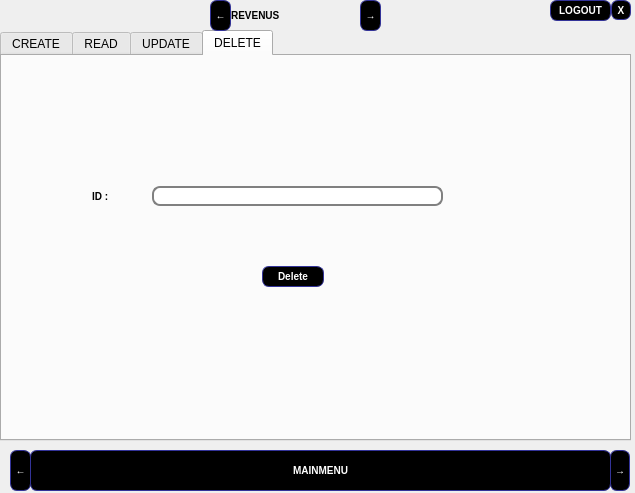
<?xml version="1.0" encoding="UTF-8"?>
<ui version="4.0">
 <class>dialogrevenus</class>
 <widget class="QDialog" name="dialogrevenus">
  <property name="geometry">
   <rect>
    <x>0</x>
    <y>0</y>
    <width>635</width>
    <height>493</height>
   </rect>
  </property>
  <property name="windowTitle">
   <string>Dialog</string>
  </property>
  <property name="styleSheet">
   <string notr="true">QLabel {
font-weight: bold;
font-size: 10px;
}
QLineEdit {
padding: 1px;
border-style: solid;
border: 2px solid gray;
border-radius: 8px;
}


QPushButton {
color: white;
font-weight: bold;
background-color: black;
border-width: 1px;
border-color: #339;
border-style: solid;
border-radius: 7;
padding: 3px;
font-size: 10px;
padding-left: 5px;
padding-right: 5px;

}
QPushButton:hover { background-color: white;
color:black;
text-decoration: underline; }</string>
  </property>
  <widget class="QTabWidget" name="tabWidget">
   <property name="geometry">
    <rect>
     <x>0</x>
     <y>30</y>
     <width>631</width>
     <height>411</height>
    </rect>
   </property>
   <property name="currentIndex">
    <number>3</number>
   </property>
   <widget class="QWidget" name="create">
    <attribute name="title">
     <string>CREATE</string>
    </attribute>
    <widget class="QPushButton" name="ajouter">
     <property name="geometry">
      <rect>
       <x>260</x>
       <y>270</y>
       <width>141</width>
       <height>16</height>
      </rect>
     </property>
     <property name="cursor">
      <cursorShape>PointingHandCursor</cursorShape>
     </property>
     <property name="styleSheet">
      <string notr="true">border-image: url(:/image/image/Capture53.png);</string>
     </property>
     <property name="text">
      <string>Add</string>
     </property>
    </widget>
    <widget class="QLineEdit" name="id_client">
     <property name="geometry">
      <rect>
       <x>190</x>
       <y>40</y>
       <width>321</width>
       <height>20</height>
      </rect>
     </property>
     <property name="styleSheet">
      <string notr="true">border-image: url(:/image/image/Capture5.png);</string>
     </property>
    </widget>
    <widget class="QLineEdit" name="nom_client">
     <property name="geometry">
      <rect>
       <x>190</x>
       <y>80</y>
       <width>321</width>
       <height>20</height>
      </rect>
     </property>
     <property name="styleSheet">
      <string notr="true">border-image: url(:/image/image/Capture5.png);</string>
     </property>
    </widget>
    <widget class="QLineEdit" name="numero_transation">
     <property name="geometry">
      <rect>
       <x>190</x>
       <y>120</y>
       <width>321</width>
       <height>20</height>
      </rect>
     </property>
     <property name="styleSheet">
      <string notr="true">border-image: url(:/image/image/Capture5.png);</string>
     </property>
    </widget>
    <widget class="QLineEdit" name="type_2">
     <property name="geometry">
      <rect>
       <x>190</x>
       <y>160</y>
       <width>321</width>
       <height>20</height>
      </rect>
     </property>
     <property name="styleSheet">
      <string notr="true">border-image: url(:/image/image/Capture5.png);</string>
     </property>
    </widget>
    <widget class="QLineEdit" name="montant_2">
     <property name="geometry">
      <rect>
       <x>190</x>
       <y>200</y>
       <width>321</width>
       <height>20</height>
      </rect>
     </property>
     <property name="styleSheet">
      <string notr="true">border-image: url(:/image/image/Capture5.png);</string>
     </property>
    </widget>
    <widget class="QLabel" name="label_8">
     <property name="geometry">
      <rect>
       <x>120</x>
       <y>40</y>
       <width>47</width>
       <height>13</height>
      </rect>
     </property>
     <property name="text">
      <string>ID Client</string>
     </property>
    </widget>
    <widget class="QLabel" name="label_9">
     <property name="geometry">
      <rect>
       <x>120</x>
       <y>80</y>
       <width>61</width>
       <height>16</height>
      </rect>
     </property>
     <property name="text">
      <string>Nom Client</string>
     </property>
    </widget>
    <widget class="QLabel" name="label_10">
     <property name="geometry">
      <rect>
       <x>70</x>
       <y>120</y>
       <width>121</width>
       <height>20</height>
      </rect>
     </property>
     <property name="text">
      <string>Numero de transation</string>
     </property>
    </widget>
    <widget class="QLabel" name="label_11">
     <property name="geometry">
      <rect>
       <x>120</x>
       <y>160</y>
       <width>47</width>
       <height>13</height>
      </rect>
     </property>
     <property name="text">
      <string>Type</string>
     </property>
    </widget>
    <widget class="QLabel" name="label_12">
     <property name="geometry">
      <rect>
       <x>120</x>
       <y>200</y>
       <width>47</width>
       <height>13</height>
      </rect>
     </property>
     <property name="text">
      <string>Montant</string>
     </property>
    </widget>
   </widget>
   <widget class="QWidget" name="read">
    <attribute name="title">
     <string>READ</string>
    </attribute>
    <widget class="QTableView" name="tabrev">
     <property name="geometry">
      <rect>
       <x>10</x>
       <y>40</y>
       <width>611</width>
       <height>251</height>
      </rect>
     </property>
     <property name="styleSheet">
      <string notr="true">border-image: url(:/image/image/Capture54.png);</string>
     </property>
    </widget>
    <widget class="QLineEdit" name="search">
     <property name="geometry">
      <rect>
       <x>490</x>
       <y>10</y>
       <width>113</width>
       <height>20</height>
      </rect>
     </property>
     <property name="styleSheet">
      <string notr="true">border-image: url(:/image/image/Capture5.png);</string>
     </property>
    </widget>
    <widget class="QPushButton" name="id_asc">
     <property name="geometry">
      <rect>
       <x>20</x>
       <y>40</y>
       <width>141</width>
       <height>21</height>
      </rect>
     </property>
     <property name="styleSheet">
      <string notr="true">
QPushButton {
color: grey;
font-weight: none;
background-color: none;
border-width: none;
border-color: none;
border-style: none;
border-radius: none;
padding: none;


}
QPushButton:hover { background-color: none;
color:black;
text-decoration: none; }</string>
     </property>
     <property name="text">
      <string>           ^</string>
     </property>
    </widget>
    <widget class="QPushButton" name="id_desc">
     <property name="geometry">
      <rect>
       <x>30</x>
       <y>40</y>
       <width>121</width>
       <height>21</height>
      </rect>
     </property>
     <property name="styleSheet">
      <string notr="true">
QPushButton {
color: grey;
font-weight: none;
background-color: none;
border-width: none;
border-color: none;
border-style: none;
border-radius: none;
padding: none;


}
QPushButton:hover { background-color: none;
color:black;
text-decoration: none; }</string>
     </property>
     <property name="text">
      <string>           v</string>
     </property>
    </widget>
    <widget class="QPushButton" name="num_asc">
     <property name="geometry">
      <rect>
       <x>130</x>
       <y>40</y>
       <width>121</width>
       <height>21</height>
      </rect>
     </property>
     <property name="styleSheet">
      <string notr="true">
QPushButton {
color: grey;
font-weight: none;
background-color: none;
border-width: none;
border-color: none;
border-style: none;
border-radius: none;
padding: none;


}
QPushButton:hover { background-color: none;
color:black;
text-decoration: none; }</string>
     </property>
     <property name="text">
      <string>           ^</string>
     </property>
    </widget>
    <widget class="QPushButton" name="num_desc">
     <property name="geometry">
      <rect>
       <x>130</x>
       <y>40</y>
       <width>121</width>
       <height>21</height>
      </rect>
     </property>
     <property name="styleSheet">
      <string notr="true">
QPushButton {
color: grey;
font-weight: none;
background-color: none;
border-width: none;
border-color: none;
border-style: none;
border-radius: none;
padding: none;


}
QPushButton:hover { background-color: none;
color:black;
text-decoration: none; }</string>
     </property>
     <property name="text">
      <string>           v</string>
     </property>
    </widget>
    <widget class="QPushButton" name="des_asc">
     <property name="geometry">
      <rect>
       <x>240</x>
       <y>40</y>
       <width>121</width>
       <height>21</height>
      </rect>
     </property>
     <property name="styleSheet">
      <string notr="true">
QPushButton {
color: grey;
font-weight: none;
background-color: none;
border-width: none;
border-color: none;
border-style: none;
border-radius: none;
padding: none;


}
QPushButton:hover { background-color: none;
color:black;
text-decoration: none; }</string>
     </property>
     <property name="text">
      <string>           ^</string>
     </property>
    </widget>
    <widget class="QPushButton" name="des_desc">
     <property name="geometry">
      <rect>
       <x>240</x>
       <y>40</y>
       <width>121</width>
       <height>21</height>
      </rect>
     </property>
     <property name="styleSheet">
      <string notr="true">
QPushButton {
color: grey;
font-weight: none;
background-color: none;
border-width: none;
border-color: none;
border-style: none;
border-radius: none;
padding: none;


}
QPushButton:hover { background-color: none;
color:black;
text-decoration: none; }</string>
     </property>
     <property name="text">
      <string>           v</string>
     </property>
    </widget>
    <widget class="QPushButton" name="montant_asc">
     <property name="geometry">
      <rect>
       <x>340</x>
       <y>40</y>
       <width>131</width>
       <height>21</height>
      </rect>
     </property>
     <property name="styleSheet">
      <string notr="true">
QPushButton {
color: grey;
font-weight: none;
background-color: none;
border-width: none;
border-color: none;
border-style: none;
border-radius: none;
padding: none;


}
QPushButton:hover { background-color: none;
color:black;
text-decoration: none; }</string>
     </property>
     <property name="text">
      <string>           v</string>
     </property>
    </widget>
    <widget class="QPushButton" name="montant_desc">
     <property name="geometry">
      <rect>
       <x>340</x>
       <y>40</y>
       <width>131</width>
       <height>21</height>
      </rect>
     </property>
     <property name="styleSheet">
      <string notr="true">
QPushButton {
color: grey;
font-weight: none;
background-color: none;
border-width: none;
border-color: none;
border-style: none;
border-radius: none;
padding: none;


}
QPushButton:hover { background-color: none;
color:black;
text-decoration: none; }</string>
     </property>
     <property name="text">
      <string>           ^</string>
     </property>
    </widget>
    <widget class="QPushButton" name="type_asc">
     <property name="geometry">
      <rect>
       <x>470</x>
       <y>40</y>
       <width>91</width>
       <height>21</height>
      </rect>
     </property>
     <property name="styleSheet">
      <string notr="true">
QPushButton {
color: grey;
font-weight: none;
background-color: none;
border-width: none;
border-color: none;
border-style: none;
border-radius: none;
padding: none;


}
QPushButton:hover { background-color: none;
color:black;
text-decoration: none; }</string>
     </property>
     <property name="text">
      <string>  ^</string>
     </property>
    </widget>
    <widget class="QPushButton" name="type_desc">
     <property name="geometry">
      <rect>
       <x>470</x>
       <y>40</y>
       <width>91</width>
       <height>21</height>
      </rect>
     </property>
     <property name="styleSheet">
      <string notr="true">
QPushButton {
color: grey;
font-weight: none;
background-color: none;
border-width: none;
border-color: none;
border-style: none;
border-radius: none;
padding: none;


}
QPushButton:hover { background-color: none;
color:black;
text-decoration: none; }</string>
     </property>
     <property name="text">
      <string>  v</string>
     </property>
    </widget>
    <widget class="QPushButton" name="previousmodule">
     <property name="geometry">
      <rect>
       <x>320</x>
       <y>400</y>
       <width>21</width>
       <height>41</height>
      </rect>
     </property>
     <property name="styleSheet">
      <string notr="true"/>
     </property>
     <property name="text">
      <string>←</string>
     </property>
    </widget>
    <widget class="QPushButton" name="pushButton">
     <property name="geometry">
      <rect>
       <x>10</x>
       <y>10</y>
       <width>61</width>
       <height>23</height>
      </rect>
     </property>
     <property name="styleSheet">
      <string notr="true">border-image: url(:/image/image/Capture53.png);</string>
     </property>
     <property name="text">
      <string>PRINT</string>
     </property>
    </widget>
    <widget class="QLineEdit" name="txt_type">
     <property name="geometry">
      <rect>
       <x>502</x>
       <y>310</y>
       <width>111</width>
       <height>20</height>
      </rect>
     </property>
     <property name="styleSheet">
      <string notr="true">border-image: url(:/image/image/Capture5.png);</string>
     </property>
    </widget>
    <widget class="QLineEdit" name="txt_des">
     <property name="geometry">
      <rect>
       <x>250</x>
       <y>310</y>
       <width>113</width>
       <height>20</height>
      </rect>
     </property>
     <property name="styleSheet">
      <string notr="true">border-image: url(:/image/image/Capture5.png);</string>
     </property>
    </widget>
    <widget class="QPushButton" name="pushButton_2">
     <property name="geometry">
      <rect>
       <x>140</x>
       <y>350</y>
       <width>75</width>
       <height>23</height>
      </rect>
     </property>
     <property name="styleSheet">
      <string notr="true">border-image: url(:/image/image/Capture53.png);</string>
     </property>
     <property name="text">
      <string>Delete</string>
     </property>
    </widget>
    <widget class="QLineEdit" name="txt_id">
     <property name="geometry">
      <rect>
       <x>10</x>
       <y>310</y>
       <width>113</width>
       <height>20</height>
      </rect>
     </property>
     <property name="styleSheet">
      <string notr="true">border-image: url(:/image/image/Capture5.png);</string>
     </property>
    </widget>
    <widget class="QLineEdit" name="txt_num">
     <property name="geometry">
      <rect>
       <x>130</x>
       <y>310</y>
       <width>113</width>
       <height>20</height>
      </rect>
     </property>
     <property name="styleSheet">
      <string notr="true">border-image: url(:/image/image/Capture5.png);</string>
     </property>
    </widget>
    <widget class="QPushButton" name="pushButton_3">
     <property name="geometry">
      <rect>
       <x>410</x>
       <y>350</y>
       <width>75</width>
       <height>23</height>
      </rect>
     </property>
     <property name="styleSheet">
      <string notr="true">border-image: url(:/image/image/Capture53.png);</string>
     </property>
     <property name="text">
      <string>Modify</string>
     </property>
    </widget>
    <widget class="QLineEdit" name="txt_mont">
     <property name="geometry">
      <rect>
       <x>380</x>
       <y>310</y>
       <width>113</width>
       <height>20</height>
      </rect>
     </property>
     <property name="styleSheet">
      <string notr="true">border-image: url(:/image/image/Capture5.png);</string>
     </property>
    </widget>
   </widget>
   <widget class="QWidget" name="update">
    <attribute name="title">
     <string>UPDATE</string>
    </attribute>
    <widget class="QLineEdit" name="idEdit">
     <property name="geometry">
      <rect>
       <x>210</x>
       <y>50</y>
       <width>113</width>
       <height>20</height>
      </rect>
     </property>
     <property name="styleSheet">
      <string notr="true">border-image: url(:/image/image/Capture5.png);</string>
     </property>
    </widget>
    <widget class="QPushButton" name="edit">
     <property name="geometry">
      <rect>
       <x>430</x>
       <y>50</y>
       <width>62</width>
       <height>21</height>
      </rect>
     </property>
     <property name="cursor">
      <cursorShape>PointingHandCursor</cursorShape>
     </property>
     <property name="styleSheet">
      <string notr="true">border-image: url(:/image/image/Capture53.png);</string>
     </property>
     <property name="text">
      <string>Select</string>
     </property>
    </widget>
    <widget class="QLabel" name="label_3">
     <property name="geometry">
      <rect>
       <x>120</x>
       <y>50</y>
       <width>61</width>
       <height>21</height>
      </rect>
     </property>
     <property name="text">
      <string>ID :</string>
     </property>
    </widget>
    <widget class="QLineEdit" name="num">
     <property name="geometry">
      <rect>
       <x>130</x>
       <y>140</y>
       <width>113</width>
       <height>20</height>
      </rect>
     </property>
     <property name="styleSheet">
      <string notr="true">border-image: url(:/image/image/Capture5.png);</string>
     </property>
    </widget>
    <widget class="QLineEdit" name="designiation">
     <property name="geometry">
      <rect>
       <x>390</x>
       <y>140</y>
       <width>113</width>
       <height>20</height>
      </rect>
     </property>
     <property name="styleSheet">
      <string notr="true">border-image: url(:/image/image/Capture5.png);</string>
     </property>
    </widget>
    <widget class="QLineEdit" name="montant">
     <property name="geometry">
      <rect>
       <x>130</x>
       <y>240</y>
       <width>113</width>
       <height>20</height>
      </rect>
     </property>
     <property name="styleSheet">
      <string notr="true">border-image: url(:/image/image/Capture5.png);</string>
     </property>
    </widget>
    <widget class="QLineEdit" name="type">
     <property name="geometry">
      <rect>
       <x>390</x>
       <y>240</y>
       <width>113</width>
       <height>20</height>
      </rect>
     </property>
     <property name="styleSheet">
      <string notr="true">border-image: url(:/image/image/Capture5.png);</string>
     </property>
    </widget>
    <widget class="QPushButton" name="editOk">
     <property name="geometry">
      <rect>
       <x>240</x>
       <y>320</y>
       <width>62</width>
       <height>21</height>
      </rect>
     </property>
     <property name="cursor">
      <cursorShape>PointingHandCursor</cursorShape>
     </property>
     <property name="styleSheet">
      <string notr="true">border-image: url(:/image/image/Capture53.png);</string>
     </property>
     <property name="text">
      <string>Save</string>
     </property>
    </widget>
    <widget class="QLabel" name="label_4">
     <property name="geometry">
      <rect>
       <x>30</x>
       <y>130</y>
       <width>91</width>
       <height>51</height>
      </rect>
     </property>
     <property name="text">
      <string>Nouveau Montant</string>
     </property>
    </widget>
    <widget class="QLabel" name="label_5">
     <property name="geometry">
      <rect>
       <x>300</x>
       <y>130</y>
       <width>71</width>
       <height>31</height>
      </rect>
     </property>
     <property name="text">
      <string>Nouveau Nom</string>
     </property>
    </widget>
    <widget class="QLabel" name="label_6">
     <property name="geometry">
      <rect>
       <x>40</x>
       <y>240</y>
       <width>81</width>
       <height>20</height>
      </rect>
     </property>
     <property name="text">
      <string>Nouveau Num</string>
     </property>
    </widget>
    <widget class="QLabel" name="label_7">
     <property name="geometry">
      <rect>
       <x>300</x>
       <y>240</y>
       <width>81</width>
       <height>21</height>
      </rect>
     </property>
     <property name="text">
      <string>Nouveau Type</string>
     </property>
    </widget>
   </widget>
   <widget class="QWidget" name="deletee">
    <attribute name="title">
     <string>DELETE</string>
    </attribute>
    <widget class="QPushButton" name="delete_btn">
     <property name="geometry">
      <rect>
       <x>260</x>
       <y>210</y>
       <width>62</width>
       <height>21</height>
      </rect>
     </property>
     <property name="cursor">
      <cursorShape>PointingHandCursor</cursorShape>
     </property>
     <property name="styleSheet">
      <string notr="true">border-image: url(:/image/image/Capture53.png);</string>
     </property>
     <property name="text">
      <string>Delete</string>
     </property>
    </widget>
    <widget class="QLabel" name="label_2">
     <property name="geometry">
      <rect>
       <x>90</x>
       <y>130</y>
       <width>47</width>
       <height>21</height>
      </rect>
     </property>
     <property name="text">
      <string>ID :</string>
     </property>
    </widget>
    <widget class="QLineEdit" name="deleteLine">
     <property name="geometry">
      <rect>
       <x>150</x>
       <y>130</y>
       <width>291</width>
       <height>20</height>
      </rect>
     </property>
     <property name="styleSheet">
      <string notr="true">border-image: url(:/image/image/Capture5.png);</string>
     </property>
    </widget>
   </widget>
  </widget>
  <widget class="QPushButton" name="back">
   <property name="geometry">
    <rect>
     <x>30</x>
     <y>450</y>
     <width>581</width>
     <height>41</height>
    </rect>
   </property>
   <property name="cursor">
    <cursorShape>PointingHandCursor</cursorShape>
   </property>
   <property name="styleSheet">
    <string notr="true">border-image: url(:/image/image/Capture53.png);</string>
   </property>
   <property name="text">
    <string>MAINMENU</string>
   </property>
  </widget>
  <widget class="QPushButton" name="logout">
   <property name="geometry">
    <rect>
     <x>550</x>
     <y>0</y>
     <width>61</width>
     <height>21</height>
    </rect>
   </property>
   <property name="cursor">
    <cursorShape>PointingHandCursor</cursorShape>
   </property>
   <property name="styleSheet">
    <string notr="true">border-image: url(:/image/image/Capture53.png);</string>
   </property>
   <property name="text">
    <string>LOGOUT</string>
   </property>
  </widget>
  <widget class="QLabel" name="label_13">
   <property name="geometry">
    <rect>
     <x>220</x>
     <y>0</y>
     <width>151</width>
     <height>31</height>
    </rect>
   </property>
   <property name="styleSheet">
    <string notr="true">border-image: url(:/image/image/Capture53.png);</string>
   </property>
   <property name="text">
    <string>    REVENUS</string>
   </property>
  </widget>
  <widget class="QPushButton" name="close">
   <property name="geometry">
    <rect>
     <x>611</x>
     <y>0</y>
     <width>20</width>
     <height>20</height>
    </rect>
   </property>
   <property name="styleSheet">
    <string notr="true">border-image: url(:/image/image/Capture53.png);</string>
   </property>
   <property name="text">
    <string>X</string>
   </property>
  </widget>
  <widget class="QPushButton" name="nextmodule">
   <property name="geometry">
    <rect>
     <x>610</x>
     <y>450</y>
     <width>20</width>
     <height>41</height>
    </rect>
   </property>
   <property name="styleSheet">
    <string notr="true">border-image: url(:/image/image/Capture53.png);</string>
   </property>
   <property name="text">
    <string>→</string>
   </property>
  </widget>
  <widget class="QPushButton" name="previousmodule_2">
   <property name="geometry">
    <rect>
     <x>10</x>
     <y>450</y>
     <width>21</width>
     <height>41</height>
    </rect>
   </property>
   <property name="styleSheet">
    <string notr="true">border-image: url(:/image/image/Capture53.png);</string>
   </property>
   <property name="text">
    <string>←</string>
   </property>
  </widget>
  <widget class="QPushButton" name="prevcrud">
   <property name="geometry">
    <rect>
     <x>210</x>
     <y>0</y>
     <width>21</width>
     <height>31</height>
    </rect>
   </property>
   <property name="styleSheet">
    <string notr="true">border-image: url(:/image/image/Capture53.png);</string>
   </property>
   <property name="text">
    <string>←</string>
   </property>
  </widget>
  <widget class="QPushButton" name="nextcrud">
   <property name="geometry">
    <rect>
     <x>360</x>
     <y>0</y>
     <width>21</width>
     <height>31</height>
    </rect>
   </property>
   <property name="styleSheet">
    <string notr="true">border-image: url(:/image/image/Capture53.png);</string>
   </property>
   <property name="text">
    <string>→</string>
   </property>
  </widget>
 </widget>
 <resources/>
 <connections/>
</ui>
